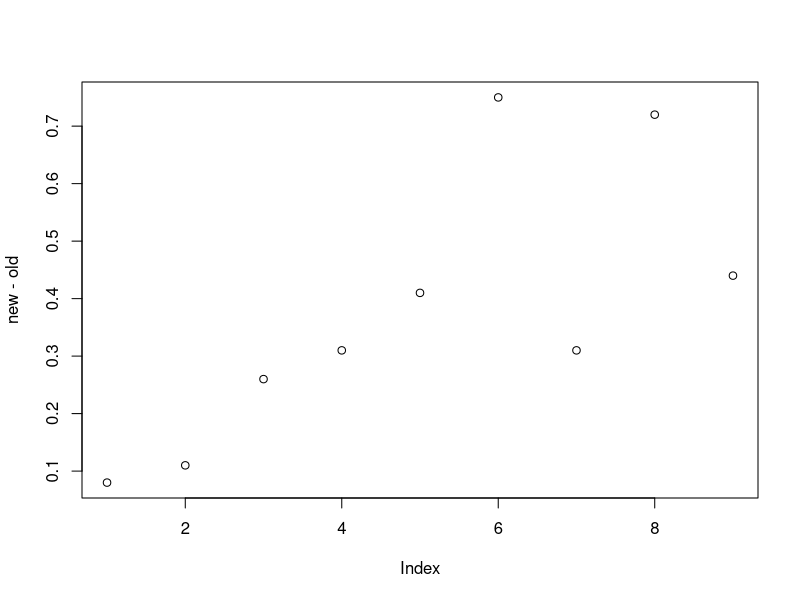

Here is the R script that generated this plot:
# Tenzometr
load=c(100, 110, 120, 210, 220, 230, 310, 320, 330)

new=round(0.123*load*rnorm(length(load), 1.0, 0.01), digits=2)
new
old=round(0.123*load*rnorm(length(load), 0.985, 0.01), digits=2)
old

t.test(new-old, alternative="greater")

#m=lm(old-new ~ 0+load)
#summary(m)

ratio=(new-old)/load
#plot(ratio)
plot(new-old)
t.test(ratio, alternative="greater")